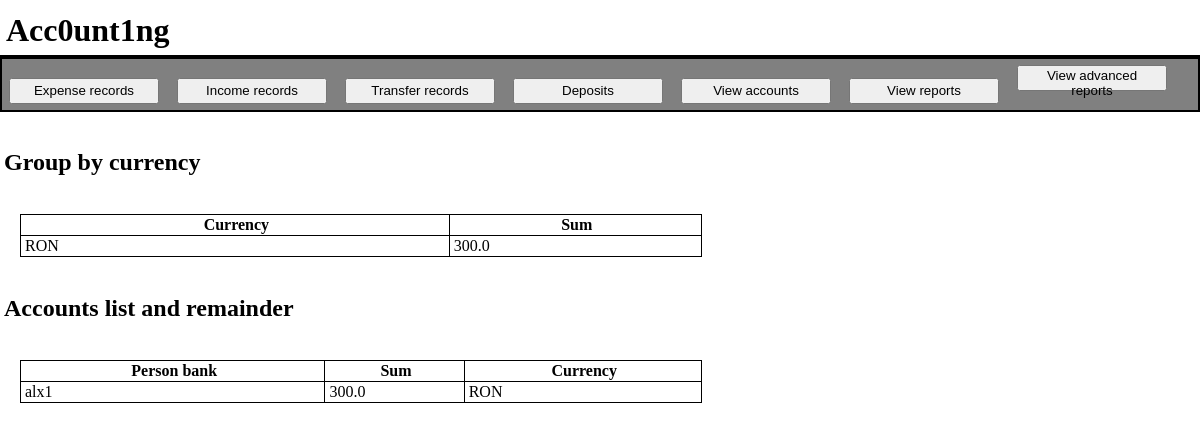
Before: /view/acc with the older database file.
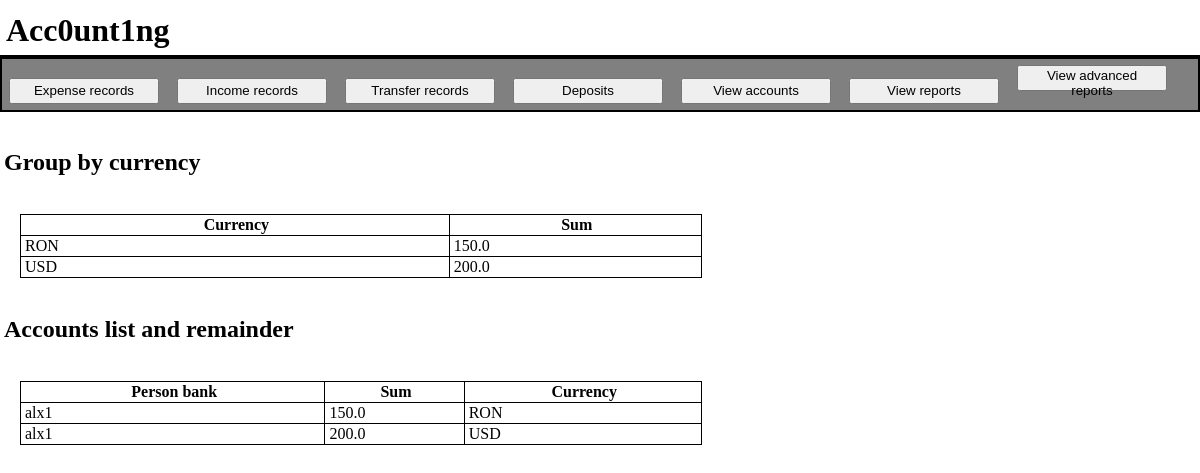
After: the same page with the newer database file.
### tables this page shows
CREATE TABLE PB_account (
                person_bank text,
                sum real,
                currency text
            );

### api/api_run.py (the view)
@app.route("/view/acc", methods = ["GET"])
def ViewAcc():
    if (request.method == "GET"):
        data = Read('allacc')
        data_curr = Read('allcurr')
        columns_curr = ["Currency", "Sum"]
        return render_template('viewacc.html', columns=["Person bank", "Sum", "Currency"], data=data, data_curr=data_curr, columns_curr=columns_curr)

### api/templates/viewacc.html
{% extends 'base.html' %}
{% block body %}
<div class="viewacc">
{% if columns_curr and data_curr %}
<br>
<h2>Group by currency</h2>
<br>
<table class="reptable">
    <thead>
        <tr>
            {% for column in columns_curr %}
            <th class="rep">{{ column }}</th>
            {% endfor %}
        </tr>
    </thead>
    <tbody>
        {% for row in data_curr %}
        <tr>
            {% for cell in row %}
            <td class="rep">{{ cell }}</td>
            {% endfor %}
        </tr>
        {% endfor %}
    </tbody>
</table>
{% endif %}
<br>
<h2>Accounts list and remainder</h2>
<br>
{% if columns and data %}
<table class="reptable">
    <thead>
        <tr>
            {% for column in columns %}
            <th class="rep">{{ column }}</th>
            {% endfor %}
        </tr>
    </thead>
    <tbody>
        {% for row in data %}
        <tr>
            {% for cell in row %}
            <td class="rep">{{ cell }}</td>
            {% endfor %}
        </tr>
        {% endfor %}
    </tbody>
</table>
{% endif %}
</div>
{% endblock %}

### api/templates/base.html (shortened to what this page needs)
<!DOCTYPE html>
<html lang="en">
<head>
    <link rel="stylesheet" href="..\static\styles.css">
</head>
<body>
    <header>
        <h1>Acc0unt1ng</h1>
    </header>
    <nav>
        <button class="nav_button" onclick="window.location.href='/add/expense'">Expense records</button>
        <button class="nav_button" onclick="window.location.href='/add/income'">Income records</button>
        <button class="nav_button" onclick="window.location.href='/transfer'">Transfer records</button>
        <button class="nav_button" onclick="window.location.href='/add/deposit'">Deposits</button>
        <button class="nav_button" onclick="window.location.href='/view/acc'">View accounts</button>
        <button class="nav_button" onclick="window.location.href='/view/rep'">View reports</button>
        <button class="nav_button" onclick="window.location.href='/view/advrep'">View advanced reports</button>
    </nav>
    <div class="belowbody">
        {% block body %}{% endblock %}
    </div>
</body>
</html>

### api/static/styles.css (style rules this page uses)
body { margin-left: 0px; margin-right: 0px; }
.belowbody { margin-left: 4px; }
h1 { width: auto; margin-bottom: 0px; margin-top: 12px; padding-left: 6px; padding-bottom: 6px; text-align: left; border-bottom: 2px solid black; }
nav { width: auto; background-color: grey; padding-top: 6px; padding-bottom: 6px; border: 2px solid black; }
.nav_button { width: 150px; height: 26px; margin-right: 7px; margin-left: 7px; text-align: center; }
.reptable { margin-left: 16px; border-collapse: collapse; width: 95%; }
.reptable, .rep { padding-left: 4px; padding-top: 1px; padding-bottom: 1px; border: 1px solid; }
.viewacc { width: 60%; }

Changed rows visible on the page:
changed PB_account "RON": sum "300.0" → "150.0"
added PB_account: person_bank "alx1", sum "200.0", currency "USD"
Other visible differences:
list line gone: "300.0"
new list line: "150.0"
new list line: "USD 200.0"
